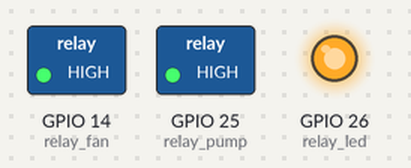
Recording of a sketch running on a simulated ESP32. Shown: switched loads named in the sketch (green lamp = pin HIGH), output pins drawn as LEDs (lit = HIGH). WiFi joins after 1.5 s; servers stay silent unless stated; network time is answered at once with the bench clock; the local clock reads 2024-03-15 10:24:30 at power-on unless the sketch sets it; what the sketch prints to the serial monitor is not drawn.

Above: at 0.1 s.
At 1.6 s:
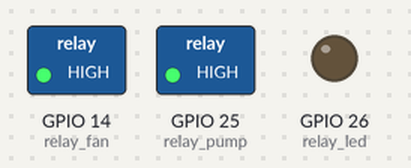
At 30.1 s:
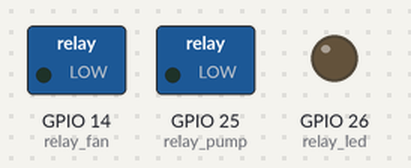
Timing chart, 0 to 91.5 s (numbered marks = the images above):
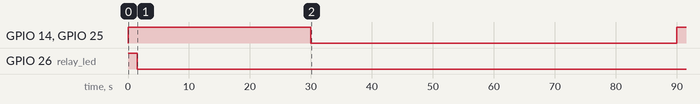

Measured:
- by itself, GPIO 14 (relay_fan), GPIO 25 (relay_pump): HIGH → LOW at 30.0 s, → HIGH 60.0 s later
- by itself, GPIO 26 (relay_led): HIGH → LOW at 1.5 s

The sketch:

1102_3DAN.ino
```cpp
//2024 10월 23일 테스트  시작전 ntpclient 라이브러리랑 DOIT ESP32 DEVKIT V1확인할 것, 포트 UPLOAD SPEED등을 체크
#include <NTPClient.h>
#include <WiFi.h>
#include <WiFiUdp.h>

// WiFi 설정
const char* ssid = "TP-Link_0744";
const char* password = "75317768";

// 릴레이 핀 설정
const int relay_led =26;    // LED 릴레이
const int relay_pump = 25;   // 펌프 릴레이
const int relay_fan = 14;    // 팬 릴레이

// 모든 릴레이에 대해 HIGH를 ON으로 통일
const int RELAY_ON = 0;    // HIGH = 켜짐
const int RELAY_OFF = 1;   // LOW = 꺼짐

// NTP 클라이언트 설정
WiFiUDP ntpUDP;
NTPClient timeClient(ntpUDP);

void setup() {
    Serial.begin(115200);

    // 릴레이 핀 초기화
    pinMode(relay_led, OUTPUT);
    pinMode(relay_pump, OUTPUT);
    pinMode(relay_fan, OUTPUT);

    // 초기 상태는 모두 OFF
    digitalWrite(relay_led, RELAY_OFF);
    digitalWrite(relay_pump, RELAY_OFF);
    digitalWrite(relay_fan, RELAY_OFF);

    WiFi_Setup();

    }


void WiFi_Setup() {
    Serial.print("WiFi 연결 중: ");
    Serial.println(ssid);
    WiFi.begin(ssid, password);

    while (WiFi.status() != WL_CONNECTED) {
        delay(500);
        Serial.print(".");
        digitalWrite(relay_pump, RELAY_OFF);
        digitalWrite(relay_led, RELAY_OFF);
        digitalWrite(relay_fan, RELAY_OFF);
    }

    Serial.println("\nWiFi 연결됨");
    Serial.print("IP 주소: ");
    Serial.println(WiFi.localIP());

    timeClient.begin();
    timeClient.setTimeOffset(32400);
}

void loop() {
    // WiFi 연결 체크
    if (WiFi.status() != WL_CONNECTED) {
        Serial.println("WiFi 연결 끊김 - 재연결 시도");
        digitalWrite(relay_pump, RELAY_OFF);
        digitalWrite(relay_led, RELAY_OFF);
        digitalWrite(relay_fan, RELAY_OFF);
        WiFi_Setup();
        return;
    }

    // 시간 업데이트
    while(!timeClient.update()) {
        timeClient.forceUpdate();
        break;
    }

    int Hour = timeClient.getHours();
    int Min = timeClient.getMinutes();
    int Sec = timeClient.getSeconds();

    // 시간 출력
    Serial.printf("\n현재 시간: %02d:%02d:%02d\n", Hour, Min, Sec);

    // 주간 모드 (5시-20시)
    // 주간 모드 (5시-20시)
if (Hour >= 5 && Hour <= 20) {
    // LED는 항상 ON 상태 유지
    digitalWrite(relay_led, RELAY_ON);

    // 5분 간격 동작
    if (Min % 5 == 0) {
        if (Sec <= 130) {
            // 펌프와 팬 동시 동작
            digitalWrite(relay_pump, RELAY_ON);
            digitalWrite(relay_fan, RELAY_ON);
        }
        else if (Sec <= 300) {
            // 팬만 동작
            digitalWrite(relay_pump, RELAY_OFF);
            digitalWrite(relay_fan, RELAY_ON);
        }
        else {
            // 펌프와 팬만 OFF (LED는 그대로 유지)
            digitalWrite(relay_pump, RELAY_OFF);
            digitalWrite(relay_fan, RELAY_OFF);
        }
    }
    else {
        digitalWrite(relay_pump, RELAY_OFF);
        digitalWrite(relay_fan, RELAY_OFF);
    }
}
}
```
